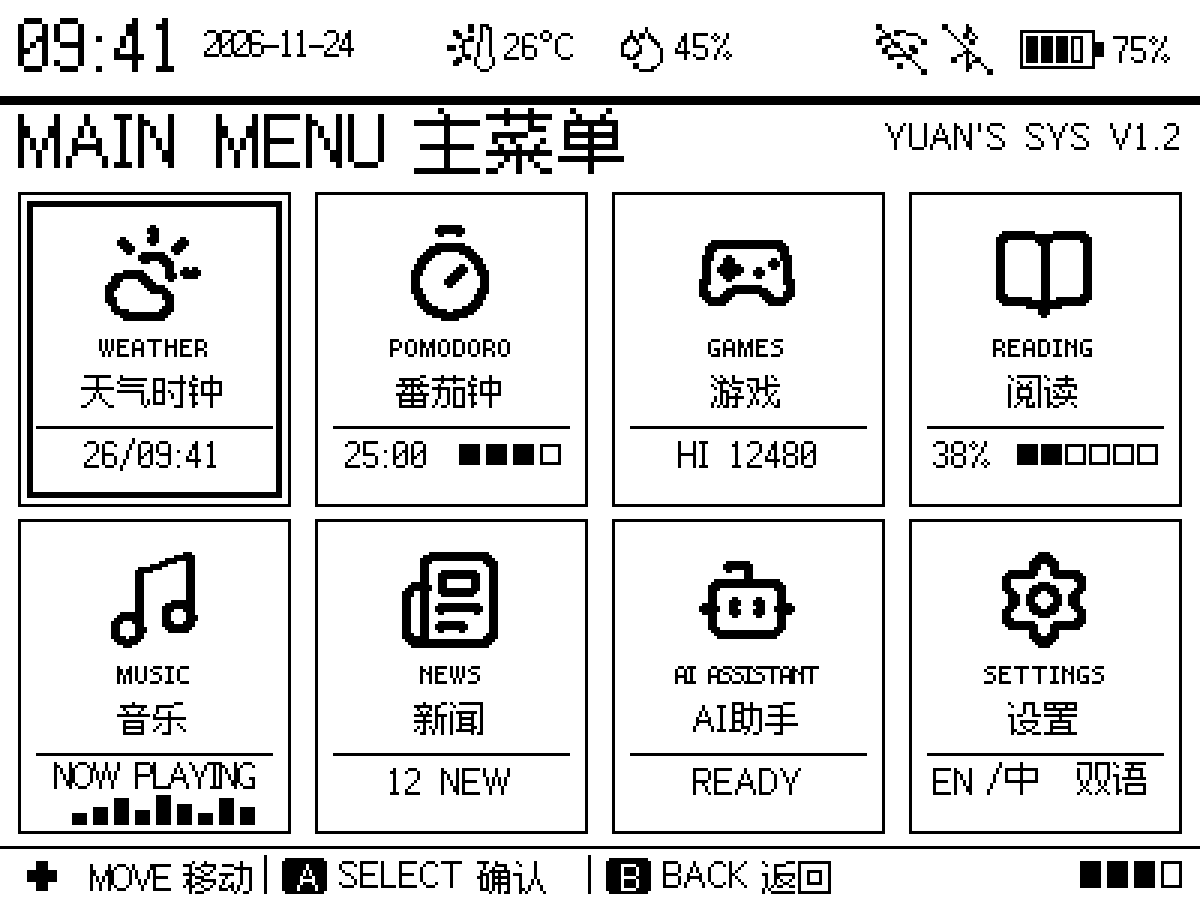

The script that saved this image:
#!/usr/bin/env python3
"""离线预览「MAIN MENU 主菜单」新首页在 400x300 反射屏上的样子。

1bit 电子纸，无灰度、无抗锯齿。所有元素转成点阵：
  - 文字统一用 Fusion Pixel 12px 取模字库（tools/gen_pixel_font.py 生成，
    tests/fusion_pixel_font.py），不再依赖系统字体，预览与固件共用点阵
  - 图标用 Lucide SVG（tests/icons/lucide/）经 lucide_raster.py 栅格化

⚠ 这是版式预览，不是固件实现。确认后才会写进 LVGL。
运行：python3 RLCD_CLOCK/tests/mainmenu_preview.py
"""

from PIL import Image, ImageDraw

import lucide_raster as lr
import pixel_font as pf

W, H = 400, 300
INK, PAPER = 0, 255   # 1bit：0 黑，255 白

img = Image.new("1", (W, H), PAPER)
d = ImageDraw.Draw(img)


def px(x, y, c=INK):
    if 0 <= x < W and 0 <= y < H:
        d.point((x, y), fill=c)


def tw(s, scale=1, extra=0):
    """取模文本宽度。"""
    return pf.text_w(s, scale, extra)


def pt(x, top, s, scale=1, extra=0, c=INK):
    """按英文顶部对齐画取模文本，返回末端 x。中文因 yoff=-1 会高 1px。"""
    return pf.draw(img, x, top + pf.FONT_ASCENT * scale, s, scale, extra, c)


def pt_center(cx, top, s, scale=1, extra=0, c=INK):
    pt(cx - tw(s, scale, extra) // 2, top, s, scale, extra, c)


def pts(x, top, s, extra=0, c=INK):
    """8px 小英文字库，按顶部对齐。"""
    return pf.small_draw(img, x, top + pf.SMALL_ASCENT, s, 1, extra, c)


def pts_center(cx, top, s, extra=0, c=INK):
    w = pf.small_text_w(s, 1, extra)
    pts(cx - w // 2, top, s, extra, c)


def rect(x0, y0, x1, y1, c=INK):
    d.rectangle((x0, y0, x1, y1), fill=c)


def frame(x0, y0, x1, y1, c=INK):
    d.rectangle((x0, y0, x1, y1), outline=c)


def hline(x0, x1, y, c=INK):
    d.line((x0, y, x1, y), fill=c)


def vline(x, y0, y1, c=INK):
    d.line((x, y0, x, y1), fill=c)



# ---------- 顶部状态栏 ----------
# 日期时间同一行（左侧 0..118），其余 5 个图标显式定位：
# 温度 170 / 湿度 225，WiFi 300 / 蓝牙 322（挨着并贴近电池，电框左边缘 340），电量 365。
# 图标线条统一 1px，与电池框粗度一致。底部 3px 粗横线区隔。
STATUS_H = 32
ICON_CX = [170, 225, 300, 322, 365]   # 温度/湿度/WiFi/蓝牙/电量
icon_cx = lambda i: ICON_CX[i]
# 状态栏图标直接用 1 倍分辨率硬边渲染（不超采样），线宽 1px 与电池框一致。
ICON_KW = dict(ss=1, width_px=1)

# 日期时间同一行：09:41 大字(scale=2, 宽 56px) + 2026-11-24 小字(负字距宽 50px)
pt(6, 6, "09:41", scale=2)                 # y≈6..24
pt(68, 10, "2026-11-24", extra=-1)         # y≈10..22

# 「18px 图标 + 文字」组，按整组墨宽居中到槽中心（与固件 draw_icon_text_group 一致）
def icon_text_group(icon_name, text, cx):
    group_w = 18 + 2 + tw(text)
    sx = cx - group_w // 2
    img.paste(lr.icon(icon_name, 18, **ICON_KW), (sx, 7))
    pt(sx + 20, 11, text)


# 温度：thermometer-sun（温度计+太阳辐射线）+ 26°C
icon_text_group("thermometer-sun", "26°C", icon_cx(0))

# 湿度：droplets（一小一大两个水滴）
icon_text_group("droplets", "45%", icon_cx(1))

# WiFi：未连接用 wifi-off，连接成功用 wifi
cx = icon_cx(2)
img.paste(lr.icon("wifi-off", 18, **ICON_KW), (cx - 9, 7))

# 蓝牙：未连接用 bluetooth-off，连接成功用 bluetooth
cx = icon_cx(3)
img.paste(lr.icon("bluetooth-off", 18, **ICON_KW), (cx - 9, 7))

# 电池电量：格子样式，第 5 槽，整组（框28+间隔3+文字）按组宽居中
cx = icon_cx(4)
group_w = 28 + 3 + tw("75%")
bx = cx - group_w // 2
frame(bx, 10, bx + 24, 22)
rect(bx + 25, 14, bx + 27, 18)
for k in range(4):
    qx = bx + 2 + k * 5
    if k < 3:
        rect(qx, 12, qx + 3, 20)
    else:
        frame(qx, 12, qx + 3, 20)
pt(bx + 31, 12, "75%")
rect(0, STATUS_H, W - 1, STATUS_H + 2)   # 3px 粗横线，与下方区域区隔

# ---------- 标题栏 ----------
TITLE_Y = STATUS_H + 1
pt(6, TITLE_Y + 5, "MAIN MENU", scale=2)          # 大写高 18，下移避开状态栏粗横线
# 中文与英文共用 top，保持对齐
pt(6 + tw("MAIN MENU", 2) + 8, TITLE_Y + 5, "主菜单", scale=2)
pt(W - 6 - tw("YUAN'S SYS V1.2"), TITLE_Y + 8, "YUAN'S SYS V1.2")
# 标题栏下方不加横线，靠留白与卡片区做区隔

# ---------- 卡片网格 ----------
# 4x2 模块左右居中；垂直方向统一间距：两排间隔 = 第二排到按键栏横线的距离，
# 第二排贴横线不动，第一排相应下移。
CARD_W, CARD_H = 90, 104
GAP_X = 9                                          # 列间距
GAP_V = 5                                          # 行间距 = 第二排到横线距离
BAR_Y = 282                                        # 按键栏横线
X0 = (W - (CARD_W * 4 + GAP_X * 3)) // 2          # 左右边距相等
ROW1_TOP = BAR_Y - GAP_V - CARD_H                  # 第二排贴横线，留 GAP_V
ROW0_TOP = ROW1_TOP - GAP_V - CARD_H               # 第一排下移，行间距同为 GAP_V
ROW_TOPS = (ROW0_TOP, ROW1_TOP)
B = CARD_H - 100                                   # 下半部分下沉量，填满加高后的卡片
SELECTED = 0                                       # 当前选中模块索引，双框显示

cards = [
    ("WEATHER",      "天气时钟", "weather"),
    ("POMODORO",     "番茄钟",   "pomodoro"),
    ("GAMES",        "游戏",     "games"),
    ("READING",      "阅读",     "reading"),
    ("MUSIC",        "音乐",     "music"),
    ("NEWS",         "新闻",     "news"),
    ("AI ASSISTANT", "AI助手",   "ai"),
    ("SETTINGS",     "设置",     "settings"),
]

ICON_NAMES = {
    "weather": "cloud-sun", "pomodoro": "timer", "games": "gamepad-2",
    "reading": "book-open", "music": "music", "news": "newspaper",
    "ai": "bot", "settings": "settings",
}
ICON_SIZE = 34
MODULE_ICON_KW = dict(ss=1, stroke=1.0)   # 34px 模块图标 1 倍硬边，线宽沿用原 SVG stroke-width

for i, (en, zh, key) in enumerate(cards):
    col, row = i % 4, i // 4
    x = X0 + col * (CARD_W + GAP_X)
    y = ROW_TOPS[row]
    # 未选中单线框；选中模块加一圈内框形成双框，与其它模块区分
    frame(x, y, x + CARD_W, y + CARD_H)
    if i == SELECTED:
        # 内框加粗到 2px（两条相邻线），与固件一致
        frame(x + 3, y + 3, x + CARD_W - 3, y + CARD_H - 3)
        frame(x + 4, y + 4, x + CARD_W - 4, y + CARD_H - 4)
    cx = x + CARD_W // 2
    img.paste(lr.icon(ICON_NAMES[key], ICON_SIZE, **MODULE_ICON_KW),
              (cx - ICON_SIZE // 2, y + 10))
    # 英文副标题用 8px 小字库（比 12px 中文小一圈），长词用负字距收紧；
    # 中文主标题下移，两者之间留出约 4px 行间距
    extra = -1 if len(en) > 11 else 0
    pts_center(cx, y + 49, en, extra=extra)
    pt_center(cx, y + 62, zh)
    hline(x + 6, x + CARD_W - 6, y + 78)
    # 状态行
    if key == "weather":
        pt_center(cx, y + 83, "26/09:41")
    elif key == "pomodoro":
        pt(x + 10, y + 83, "25:00")
        for k in range(4):
            bx = x + 48 + k * 9
            if k < 3:
                rect(bx, y + 84, bx + 6, y + 90)
            else:
                frame(bx, y + 84, bx + 6, y + 90)
    elif key == "games":
        pt_center(cx, y + 83, "HI 12480")
    elif key == "reading":
        pt(x + 8, y + 83, "38%")
        for k in range(6):
            bx = x + 36 + k * 8
            if k < 2:
                rect(bx, y + 84, bx + 6, y + 90)
            else:
                frame(bx, y + 84, bx + 6, y + 90)
    elif key == "music":
        pt_center(cx, y + 81, "NOW PLAYING", extra=-1)
        for k, hh in enumerate((3, 5, 8, 4, 9, 6, 3, 8, 5)):
            bx = x + 18 + k * 7
            rect(bx, y + 101 - hh, bx + 4, y + 101)
    elif key == "news":
        pt_center(cx, y + 83, "12 NEW")
    elif key == "ai":
        pt_center(cx, y + 83, "READY")
    elif key == "settings":
        pt(x + 8, y + 83, "EN")
        pt(x + 26, y + 82, "/中")
        pt(x + 56, y + 82, "双语")

# ---------- 底部按键提示栏 ----------
BAR_Y = 282
hline(0, W - 1, BAR_Y)
img.paste(lr.icon("dpad", 12, ss=1, width_px=1), (8, BAR_Y + 4))
pt(30, BAR_Y + 6, "MOVE", extra=-1)
pt(30 + tw("MOVE", extra=-1) + 4, BAR_Y + 6, "移动")
vline(88, BAR_Y + 3, H - 3)

d.rounded_rectangle((94, BAR_Y + 4, 108, BAR_Y + 15), radius=2, fill=INK)
pt(99, BAR_Y + 6, "A", c=PAPER)
pt(113, BAR_Y + 5, "SELECT")
pt(113 + tw("SELECT") + 4, BAR_Y + 6, "确认")
vline(196, BAR_Y + 3, H - 3)

d.rounded_rectangle((202, BAR_Y + 4, 216, BAR_Y + 15), radius=2, fill=INK)
pt(207, BAR_Y + 6, "B", c=PAPER)
pt(221, BAR_Y + 5, "BACK")
pt(221 + tw("BACK") + 4, BAR_Y + 6, "返回")

for k in range(4):
    bx = W - 40 + k * 9
    if k < 3:
        rect(bx, BAR_Y + 5, bx + 6, BAR_Y + 13)
    else:
        frame(bx, BAR_Y + 5, bx + 6, BAR_Y + 13)

out = "mainmenu_preview.png"
img.resize((W * 3, H * 3), Image.NEAREST).save(out)
print("wrote", out, "字体: 主字库+8px英文小字库")

# 越界自检
for y in range(H):
    for x in range(W):
        pass
print("bounds ok (fixed geometry, no dynamic text overflow)")
